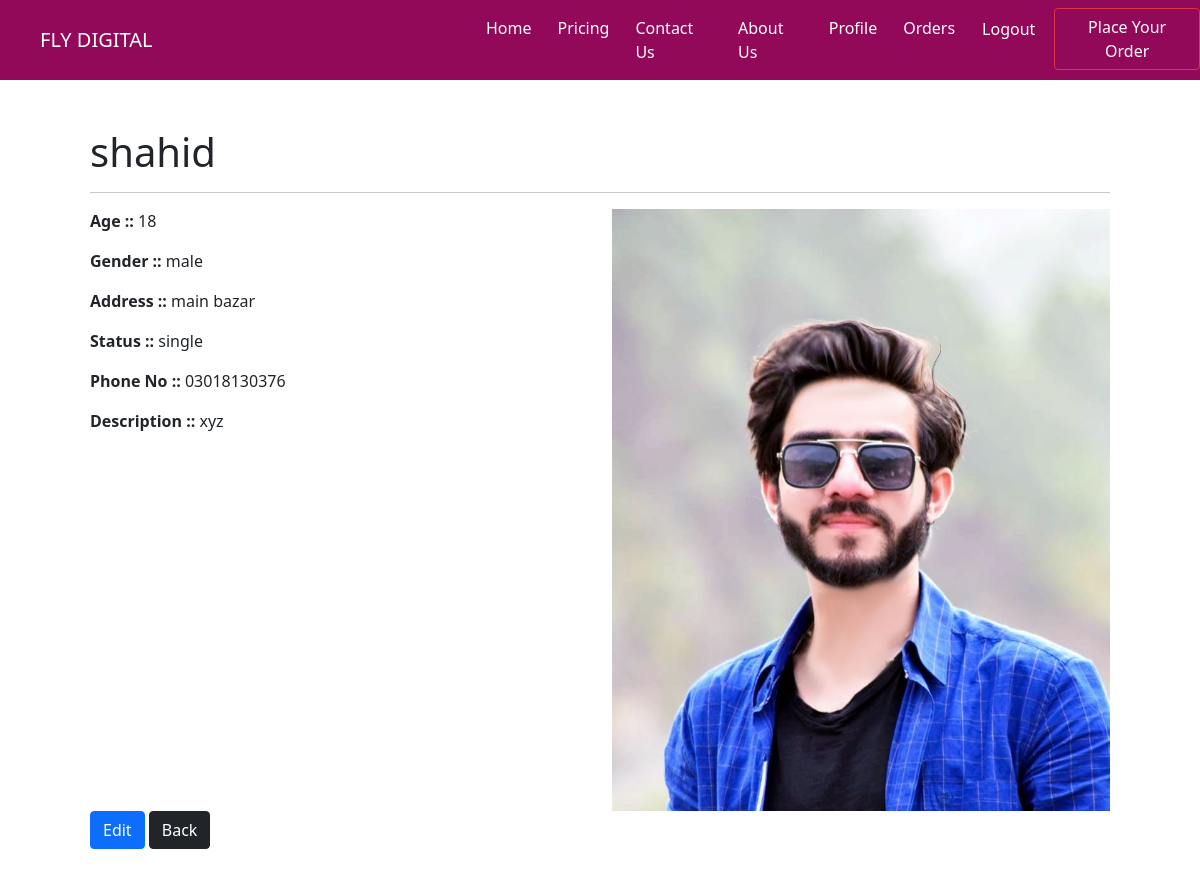
/profile/1/ (signed in), run on the app's committed database.
### agency/models.py (models this page shows, shortened)
class MyProfile(models.Model):
    name = models.CharField(max_length = 100)
    user = models.OneToOneField(to=User, on_delete=CASCADE)
    age = models.IntegerField(default=18, validators=[MinValueValidator(18)])
    city=models.CharField(max_length=250,null=True,default="")
    zipcode=models.CharField(max_length=250 , null=True)
    address = models.TextField(null=True, blank=True)
    status = models.CharField(max_length=20, default="single", choices=(("single","single"), ("married","married"), ("widow","widow"), ("seprated","seprated"), ("commited","commited")))
    gender = models.CharField(max_length=20, default="female", choices=(("male","male"), ("female","female")))
    phone_no = models.CharField(max_length=15, null=True, blank=True)
    description = models.TextField(null=True, blank=True)
    pic=models.ImageField(upload_to = "", null=True)

### agency/views.py (the view)
# urls.py: path('profile/<int:pk>/' , views.ProfileDetailView.as_view()),
class ProfileDetailView(DetailView):
    print(",,,,,,,,,,,,,,,,,,,,,,,,,,,")
    model = MyProfile
    def get_context_data(self, **kwargs):
        context = super().get_context_data(**kwargs)
        usr=MyProfile.objects.get(user = self.request.user)
        try:
            xt=orders.objects.filter(client=usr).first()
            context['id'] = xt.id
            context['status'] = xt.status
            context['end'] = xt.finish_date
            context['time'] = xt.time
        except:
            print("")
        return context

### agency/templates/agency/myprofile_detail.html
{% extends 'base2.html'%}
{% block content %}
{% load humanize %}
<div class="p-5">
	<h1 class="myhead2">{{myprofile.name}}</h1>
	<hr>
<div class="row">
	<div class="col-sm-6">
	<p><strong>Age :: </strong> {{myprofile.age}}</p>
	<p><strong>Gender :: </strong> {{myprofile.gender}}</p>
	<p><strong>Address :: </strong> {{myprofile.address}}</p>
	<p><strong>Status :: </strong> {{myprofile.status}}</p>
	<p><strong>Phone No :: </strong> {{myprofile.phone_no}}</p>
	<p><strong>Description :: </strong> {{myprofile.description}}</p>
	</div>
	<div class="col-sm-6">
		<img class="img-fluid" src="/media/{{myprofile.pic}}" />
	</div>
</div>
<a href="/profile/edit/{{ user.myprofile.id }}" class="btn btn-primary">Edit</a>
	<a href="/" class="btn btn-dark">Back</a>
</div>
{% endblock %}

### agency/templates/base2.html (shortened to what this page needs)
<!doctype html>
<html lang="en">
{% load static%}
  <head>
    <link href="https://cdn.jsdelivr.net/npm/bootstrap@5.0.1/dist/css/bootstrap.min.css" rel="stylesheet">
    <link href="{% static 'css/main.css' %}" rel="stylesheet">
<link href="https://cdnjs.cloudflare.com/ajax/libs/font-awesome/5.13.0/css/all.min.css" rel="stylesheet">
  </head>
  <body>
  {% include 'agency/navbar.html'%}
  <div class="container">
  {% block content%}
  {% endblock%}
  </div>
  </body>
</html>

### agency/templates/agency/navbar.html (shortened to what this page needs)
<nav class="navbar navbar-expand-lg navbar-dark  ">
        <a href="index.html" class="navbar-brand">FLY DIGITAL</a>
        <div class="collapse navbar-collapse" id="navbarSupportedContent">
            <section id="navbar">
                <ul class="navbar-nav">
                    <li class="nav-item">
                        <a class="nav-link" href="/">Home</a>
                    </li>
                    <li class="nav-item">
                        <a class="nav-link" href="/pricingx/">Pricing</a>
                    </li>
                     <li class="nav-item">
                        <a class="nav-link" href="/support/">Contact Us</a>
                    </li>
                    <li class="nav-item">
                        <a class="nav-link" href="/about/">About Us</a>
                    </li>
                    {% if request.user.is_authenticated %}
                    <li class="nav-item">
                        <a class="nav-link" href="/profile/{{ user.myprofile.id }}">Profile</a>
                    </li>
                    {% endif %}
                    {% if request.user.is_authenticated %}
                    <li class="nav-item">
                        <a class="nav-link" href="/ordershis/">Orders</a>
                    </li>
                    {% endif %}
                    {% if request.user.is_authenticated %}
                    <li class="nav-item">
                               <li class="nav-item">
                        <a class="nav-link  btn " href="/accounts/logout/">Logout</a>
                    </li>
                        <form action="/pricingx">
                            <button class="btn btn-outline-danger" style="color: snow;">Place Your Order</button>
                        </form>
                    </li>
                    {% endif %}
                </ul>
            </section>
        </div>
    </nav>

### agency/static/css/main.css (style rules this page uses)
* { padding: 0px; margin: 0px; }
nav { background-color: rgb(146, 9, 89); color: rgb(146, 9, 89); }
#navbar { color: black; margin-left: 30%; }
#navbar ul li a { color: white; margin-right: 10px; }
.navbar-brand { margin-left: 40px; }

### data on the page
MyProfile: name "shahid", age "18", gender "male", address "main bazar", status "single", phone_no "03018130376", description "xyz", pic (picture)
